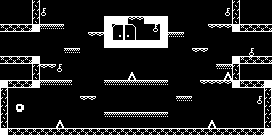

This game map was drawn from its Tiled (.tmx) file and the tilesets committed beside it. A one-line description and the trimmed map source follow:
An orthogonal 34x17 tile map with 8x8 px tiles, 2 tile layers (Tile Layer 1, background) and 3 objects (3, 6, 1).

<map version="1.0" orientation="orthogonal" renderorder="right-down" width="34" height="17" tilewidth="8" tileheight="8" nextobjectid="13">
 <properties>
  <property name="color1" value="27" />
  <property name="color2" value="32" />
  <property name="emmitercolor" value="78" />
  <property name="enemycolor" value="66" />
  <property name="hudcolor" value="27" />
  <property name="music" value="9" />
  <property name="name" value="passing through" />
  <property name="tilecolor" value="73" />
 </properties>
 <tileset firstgid="1" name="pacman" tilewidth="8" tileheight="8">
  <image source="tileset.png" width="160" height="200" />
 </tileset>
 <layer name="Tile Layer 1" width="34" height="17">
  <properties>
   <property name="texture" value="tileset" />
  </properties>
  <data>[578 cells, 167 non-empty, 23 distinct tile ids]</data>
 </layer>
 <objectgroup name="enemies">
  <properties>
   <property name="_type" value="1" />
   <property name="reverse" value="0" />
   <property name="sizex" value="16" />
   <property name="sizey" value="16" />
   <property name="speedx" value="50" />
   <property name="speedy" value="50" />
   <property name="texture" value="enemies_16x16" />
  </properties>
  <object id="6" type="3" x="136" y="32">
   <properties>
    <property name="reverse" value="0" />
   </properties>
   <polyline points="0,0 0,-24 -64,-24 -64,36 64,36 64,-24 0,-24 0,0" />
  </object>
  <object id="8" type="6" x="136" y="68">
   <properties>
    <property name="reverse" value="0" />
   </properties>
   <polyline points="0,0 64,0 64,-60 0,-60 0,-36 0,-60 -64,-60 -64,0 0,0" />
  </object>
 </objectgroup>
 <objectgroup name="Copy of enemies">
  <properties>
   <property name="_type" value="1" />
   <property name="reverse" value="0" />
   <property name="sizex" value="32" />
   <property name="sizey" value="32" />
   <property name="speedx" value="50" />
   <property name="speedy" value="50" />
   <property name="texture" value="enemies_32x32" />
  </properties>
  <object id="10" type="1" x="256" y="112">
   <properties>
    <property name="areverse" value="1" />
    <property name="speedx" value="50" />
   </properties>
   <polyline points="0,0 -240,0" />
  </object>
 </objectgroup>
 <layer name="background" width="34" height="17">
  <properties>
   <property name="texture" value="tileset" />
  </properties>
  <data>[578 cells, 6 non-empty, 6 distinct tile ids]</data>
 </layer>
</map>
